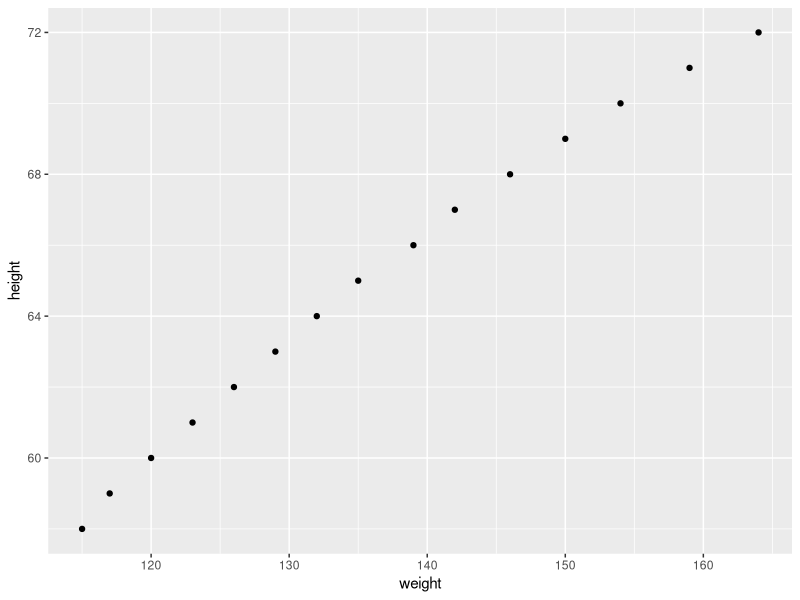
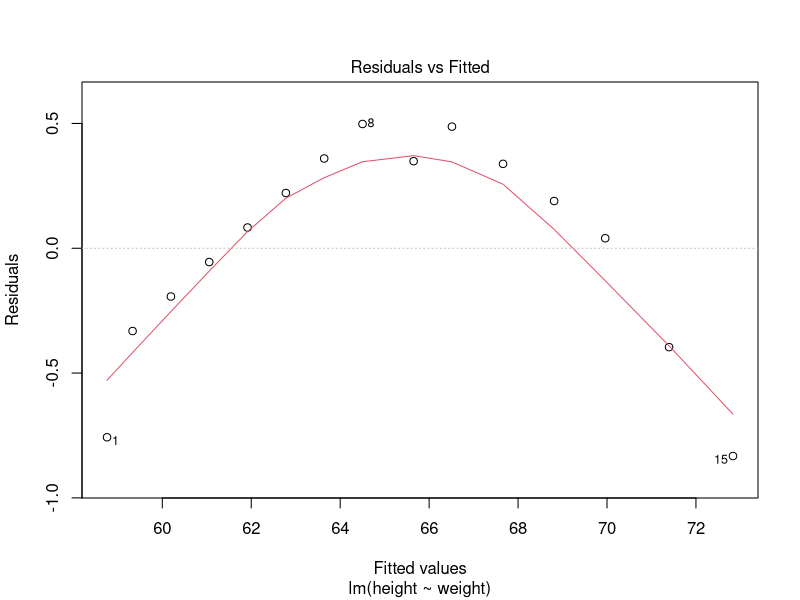
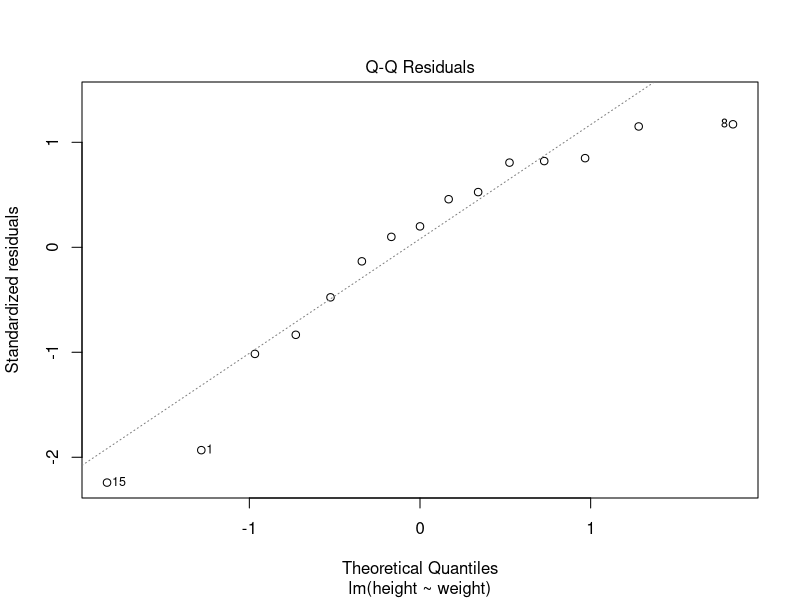
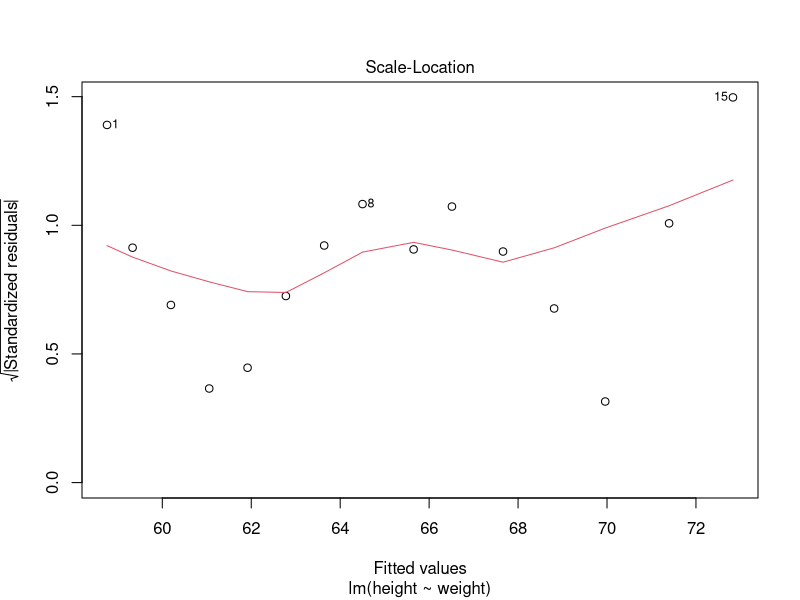
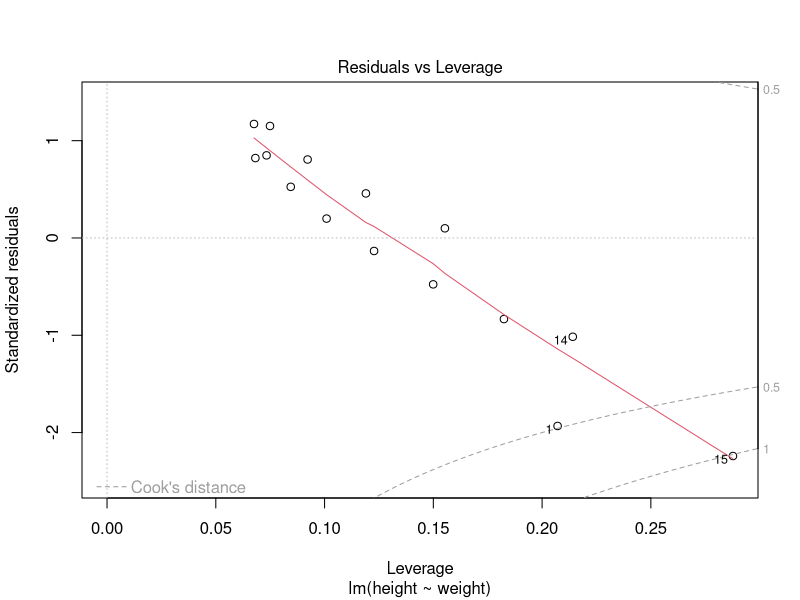
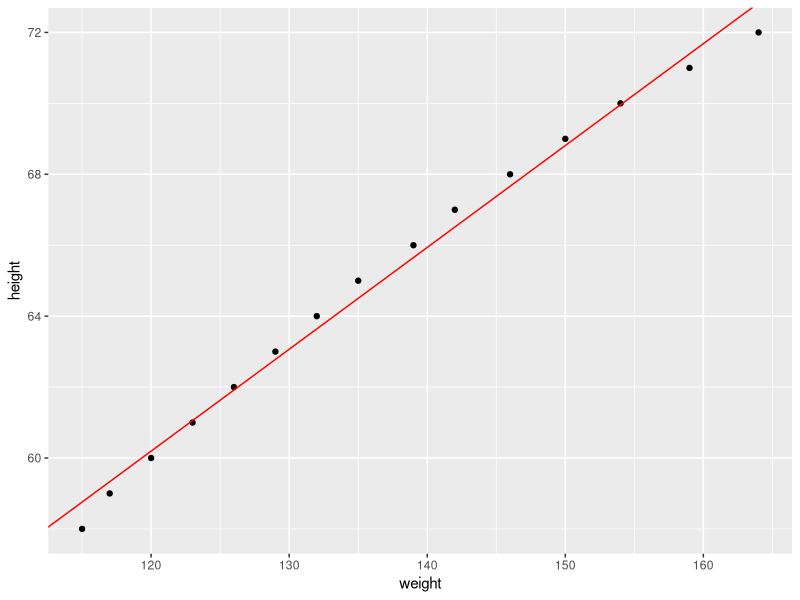
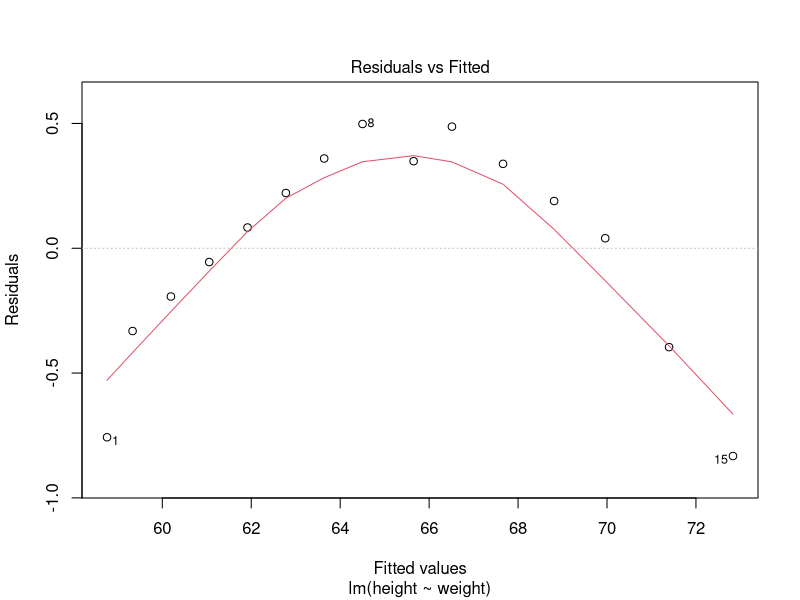
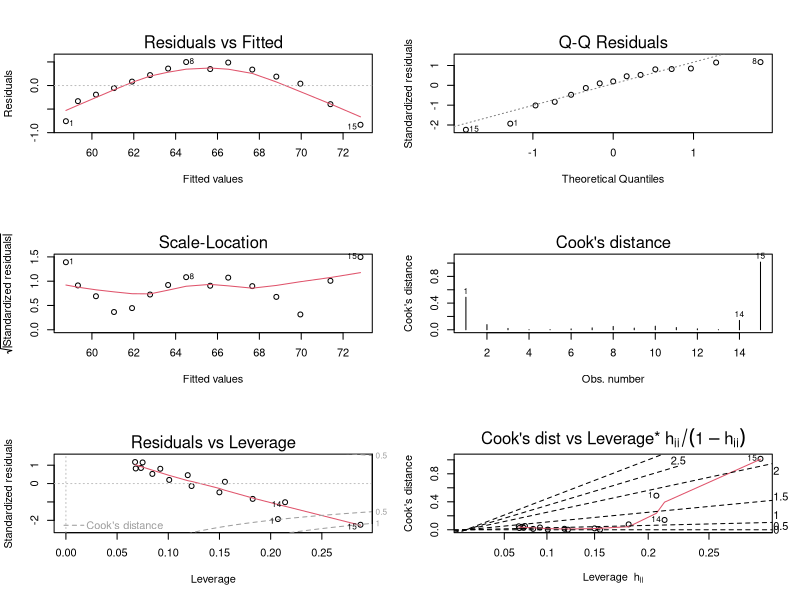

These charts were generated, in order, by the following R code:
## ---- chunk 1
library(tidyverse)
library(MASS)
data("women")
str(women)
## ---- chunk 2
summary(women)
## ---- chunk 3
ggplot(data = women, aes(x=weight, y=height))+geom_point()
## ---- chunk 4
cor.test(women$weight,women$height)
## ---- chunk 5
womenModel <- lm(height~weight,data= women) #predict height based on weight, using data women
## ---- chunk 6
plot(womenModel)
summary(womenModel)
## ---- chunk 7
ggplot(data= women, aes(x=weight, y=height))+geom_point()+geom_abline(mapping = aes(slope=womenModel$coefficients[2],intercept=womenModel$coefficients[1]),color='red')
## ---- chunk 8
plot(womenModel,which =1)
## ---- chunk 9

## ---- chunk 10
layout(matrix(1:6,ncol=2,byrow = TRUE))
plot(womenModel,1:6)
## ---- chunk 11
newWomen <- data.frame(weight=c(130,170))

predict(womenModel,newdata = newWomen,interval = "confidence")
## ---- chunk 12
predict(womenModel,newdata = newWomen)
## ---- chunk 13
predict(womenModel,newdata = newWomen,interval = "prediction")
## ---- chunk 14
shapiro.test(women$weight)
shapiro.test(women$height)
## ---- chunk 15
data("faithful")
summary(faithful)
## ---- chunk 16
faithful
## ---- chunk 17
faithfulModel <- lm(eruptions~waiting, data = faithful)
## ---- chunk 18
ggplot(data= faithful, aes(x=eruptions, y=waiting))+geom_point()
## ---- chunk 19
plot(faithfulModel)
summary(faithfulModel)
## ---- chunk 20
predict(faithfulModel,newdata = data.frame(waiting=80))
## ---- chunk 21
data("mtcars")
?mtcars
View(mtcars)
## ---- chunk 22
mpgModel <- lm(formula = mpg~cyl+disp+hp+drat+wt+qsec+vs+am+gear+carb,data = mtcars)
summary(mpgModel)
plot(mpgModel)
## ---- chunk 23
mpgModel$fitted.values
## ---- chunk 24
mpgPredictions <- data.frame(mpg=mtcars$mpg,pred = mpgModel$fitted.values)
mpgPredictions
## ---- chunk 25
ggplot(data = mpgPredictions,aes(x=mpg,y=pred))+geom_point()+geom_abline(mapping=aes(slope=1, intercept=0),color='red')
## ---- chunk 26
reducedModel <- step(mpgModel,direction = "backward")
summary(reducedModel)
## ---- chunk 27
mpgPredictions_with_stepwisereg <-data.frame(mpg=mtcars$mpg,pred = reducedModel$fitted.values)

ggplot(data = mpgPredictions_with_stepwisereg,aes(x=mpg,y=pred))+geom_point()+geom_abline(mapping=aes(slope=1, intercept=0),color='red')

## ---- chunk 28
mpgPredictions_with_stepwisereg
## ---- chunk 29
mpgModel2 = lm(mpg~wt, data = mtcars)
summary(mpgModel2)
## ---- chunk 30
mpg_with_wt <-data.frame(mpg=mtcars$mpg,wt= mtcars$wt)

ggplot(data = mpg_with_wt,aes(x=wt,y=mpg))+geom_point()+geom_abline(mapping=aes(slope=mpgModel2$coefficients[2], intercept=mpgModel2$coefficients[1]),color='red')
